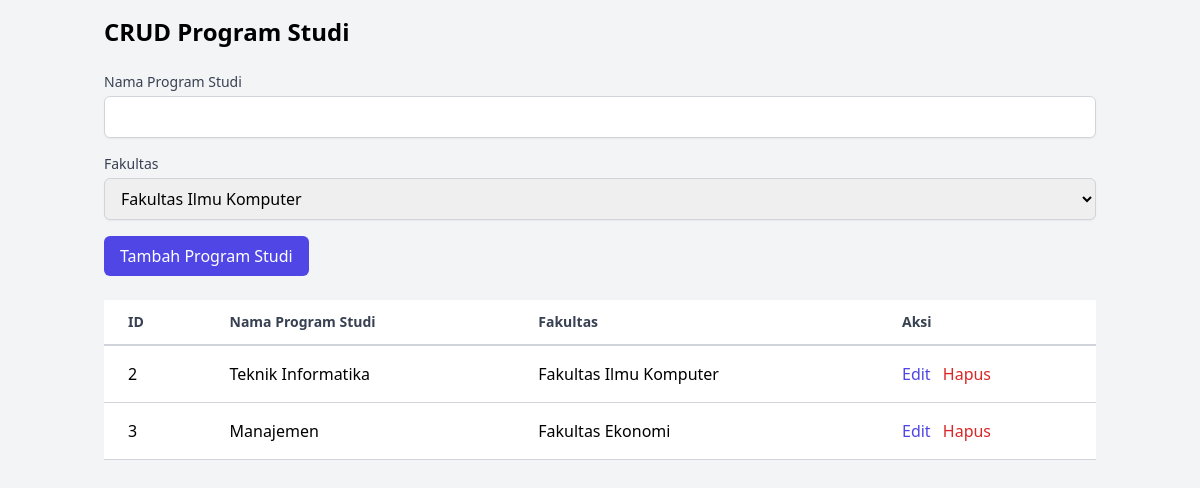
/pages/admin/crud_prodi.php (signed in), run on the app's committed database.
### tables this page shows
CREATE TABLE `prodi` (
  `id` int(11) NOT NULL,
  `nama_prodi` varchar(100) NOT NULL,
  `fakultas_id` int(11) DEFAULT NULL
);

CREATE TABLE `fakultas` (
  `id` int(11) NOT NULL,
  `nama_fakultas` varchar(100) NOT NULL
);

### pages/admin/crud_prodi.php (the view, shortened to what this page needs)
<?php
include '../../includes/db.php';
$stmt = $conn->query("
    SELECT prodi.id, prodi.nama_prodi, fakultas.nama_fakultas
    FROM prodi
    JOIN fakultas ON prodi.fakultas_id = fakultas.id
");
$prodi = $stmt->fetchAll(PDO::FETCH_ASSOC);
$fakultas_stmt = $conn->query("SELECT * FROM fakultas");
$fakultas = $fakultas_stmt->fetchAll(PDO::FETCH_ASSOC);
?>
<!DOCTYPE html>
<html lang="en">
<head>
    <link href="https://cdn.jsdelivr.net/npm/tailwindcss@2.2.19/dist/tailwind.min.css" rel="stylesheet">
</head>
<body class="bg-gray-100">
    <div class="container mx-auto p-4">
        <h1 class="text-2xl font-bold mb-6">CRUD Program Studi</h1>
        <form method="POST" class="mb-6">
            <div class="mb-4">
                <label for="nama_prodi" class="block text-sm font-medium text-gray-700">Nama Program Studi</label>
                <input type="text" name="nama_prodi" id="nama_prodi" class="mt-1 block w-full px-3 py-2 border border-gray-300 rounded-md shadow-sm focus:outline-none focus:ring-indigo-500 focus:border-indigo-500" required>
            </div>
            <div class="mb-4">
                <label for="fakultas_id" class="block text-sm font-medium text-gray-700">Fakultas</label>
                <select name="fakultas_id" id="fakultas_id" class="mt-1 block w-full px-3 py-2 border border-gray-300 rounded-md shadow-sm focus:outline-none focus:ring-indigo-500 focus:border-indigo-500" required>
                    <?php foreach ($fakultas as $fak): ?>
                        <option value="<?php echo $fak['id']; ?>"><?php echo $fak['nama_fakultas']; ?></option>
                    <?php endforeach; ?>
                </select>
            </div>
            <button type="submit" name="create" class="bg-indigo-600 text-white py-2 px-4 rounded-md hover:bg-indigo-700 focus:outline-none focus:ring-2 focus:ring-indigo-500 focus:ring-offset-2">Tambah Program Studi</button>
        </form>
        <table class="min-w-full bg-white">
            <thead>
                <tr>
                    <th class="px-6 py-3 border-b-2 border-gray-300 text-left text-sm font-semibold text-gray-700">ID</th>
                    <th class="px-6 py-3 border-b-2 border-gray-300 text-left text-sm font-semibold text-gray-700">Nama Program Studi</th>
                    <th class="px-6 py-3 border-b-2 border-gray-300 text-left text-sm font-semibold text-gray-700">Fakultas</th>
                    <th class="px-6 py-3 border-b-2 border-gray-300 text-left text-sm font-semibold text-gray-700">Aksi</th>
                </tr>
            </thead>
            <tbody>
                <?php foreach ($prodi as $row): ?>
                    <tr>
                        <td class="px-6 py-4 border-b border-gray-300"><?php echo $row['id']; ?></td>
                        <td class="px-6 py-4 border-b border-gray-300"><?php echo $row['nama_prodi']; ?></td>
                        <td class="px-6 py-4 border-b border-gray-300"><?php echo $row['nama_fakultas']; ?></td>
                        <td class="px-6 py-4 border-b border-gray-300">
                            <a href="?edit=<?php echo $row['id']; ?>" class="text-indigo-600 hover:text-indigo-900">Edit</a>
                            <a href="?delete=<?php echo $row['id']; ?>" class="text-red-600 hover:text-red-900 ml-2" onclick="return confirm('Apakah Anda yakin ingin menghapus?')">Hapus</a>
                        </td>
                    </tr>
                <?php endforeach; ?>
            </tbody>
        </table>
    </div>
</body>
</html>

### data on the page
prodi: id "2", nama_prodi "Teknik Informatika", fakultas.nama_fakultas "Fakultas Ilmu Komputer"
prodi: id "3", nama_prodi "Manajemen", fakultas.nama_fakultas "Fakultas Ekonomi"

### other printed values
form field fakultas_id "Fakultas Ilmu Komputer"
